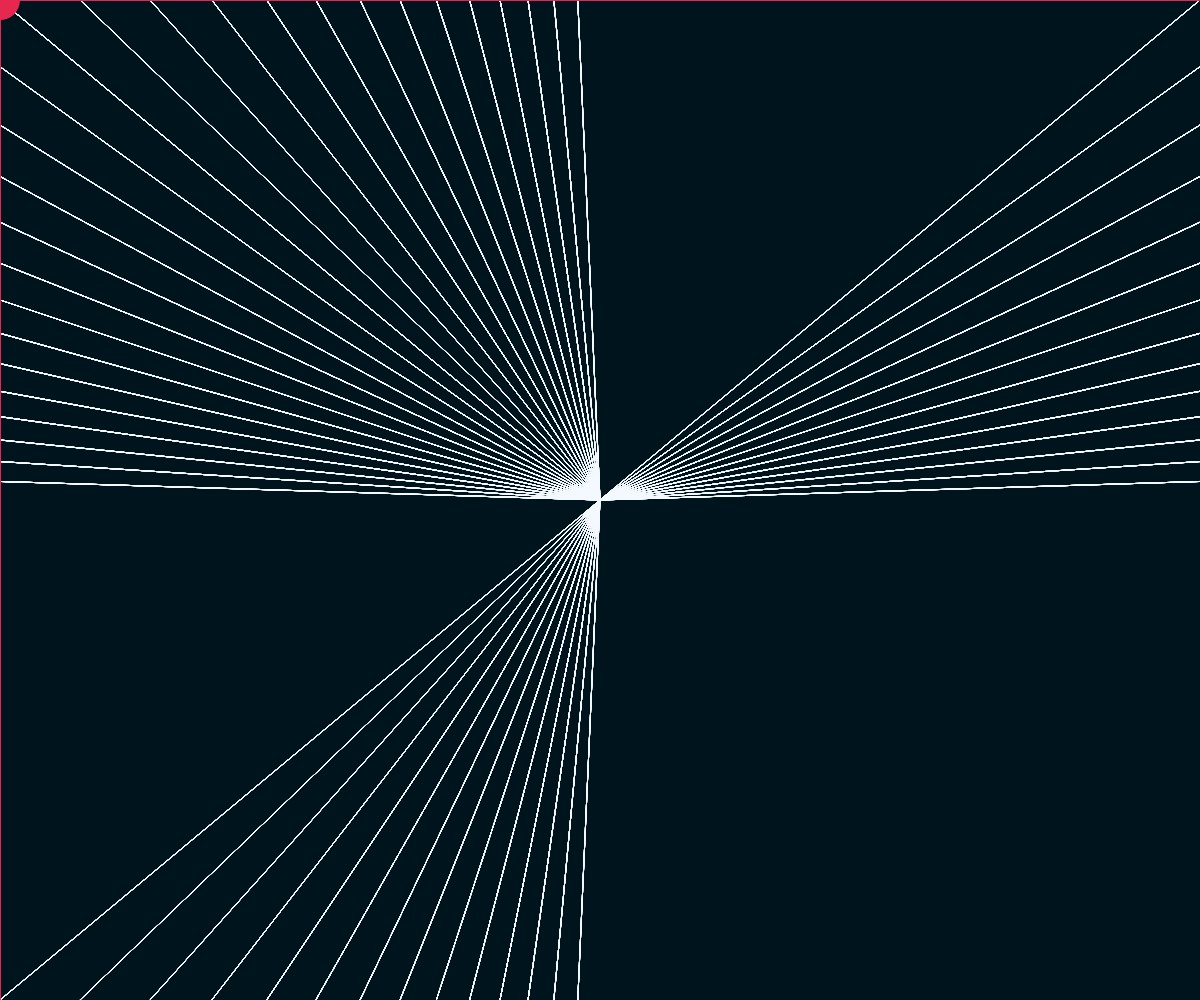
Frame 1 (no input)
Frame 60 (no input): identical to frame 1, image omitted
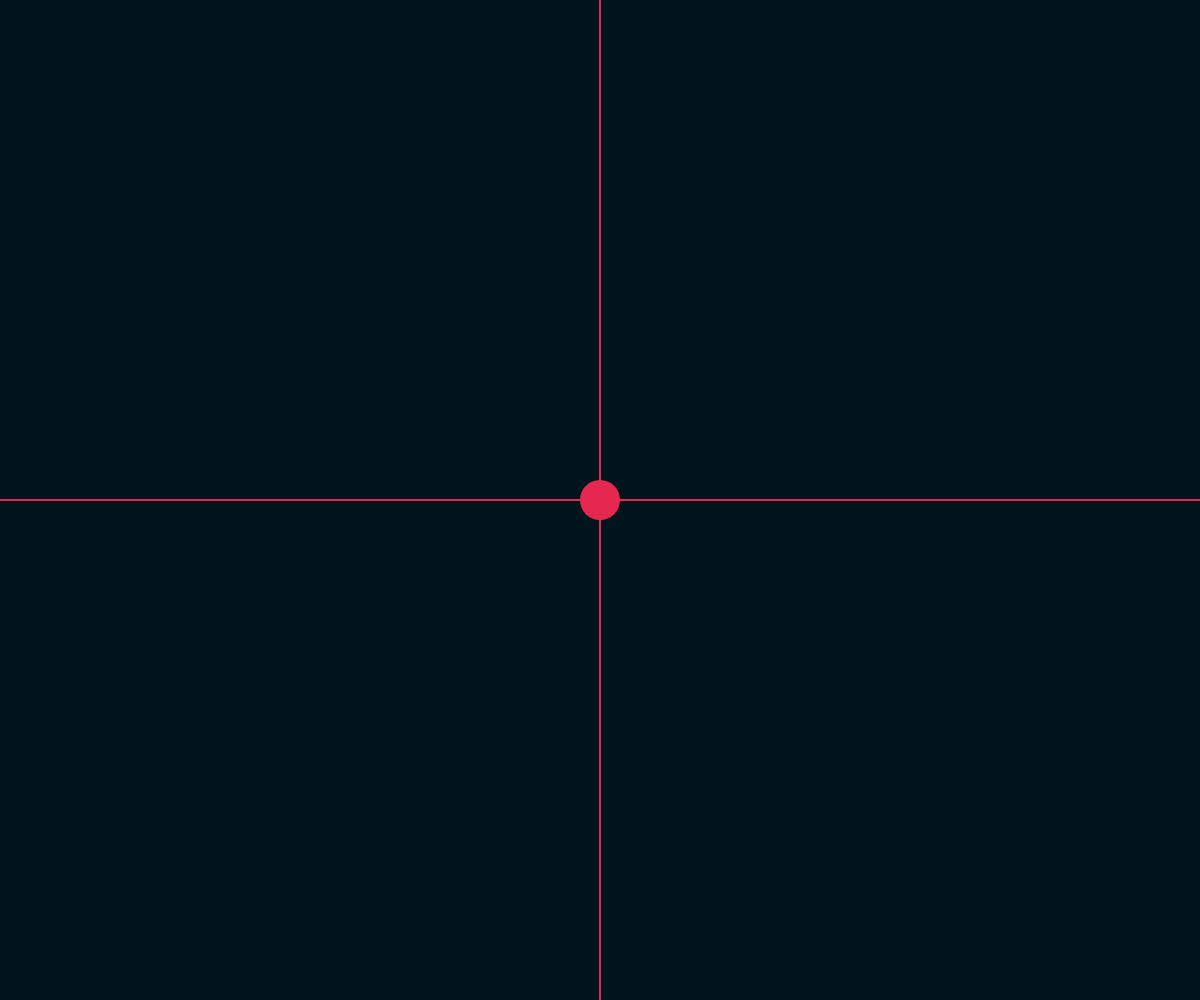
Frame 120 (the mouse pressed at the canvas centre since frame 60)

The p5.js sketch that drew these frames (run headless with seeded random() and noise() and a simulated clock; from frame 60 on, the mouse is pressed at the canvas centre):

// p5.js sketch
// ── sketch.js
// Pia Scharf - 2020

let origx;
let origy;

let w;
let h;

function setup() {

  w = windowWidth;
  h = windowHeight;

  createCanvas(w, h);

  origx = w / 2;
  origy = h / 2;

  //init mouse in center
  mouseX = origx;
  mouseY = origy;
}

function draw() {

  background(0, 20, 30);

  stroke(244, 250, 255);

  for (let i = 0; i < 14; i++) {
    for (let j = 0; j < 14; j++) {

      let jj = map(0, j, 14, 0, h);


      let ii = map(0, i, 14, 0, w);

      line(mouseX, jj, origx, origy);

      line(ii, mouseY, origx, origy);


      line(mouseX, h - jj, origx, origy);

      line(w - ii, mouseY, origx, origy);


    }
  }


  //user

noStroke();
  fill(230, 40, 80);
  ellipse(mouseX, mouseY, w / 30, w / 30);

  stroke(230, 40, 80);

  push();
  strokeWeight(2);
  line(mouseX, 0, mouseX, h);
  line(0, mouseY, w, mouseY);
  pop();

}
// ── style.css
html, body {
  margin: 0;
  padding: 0;
}

canvas {
  display: block;
  position: fixed;
  width: 100%;
  top: 0px;
  left : 0px;
}
